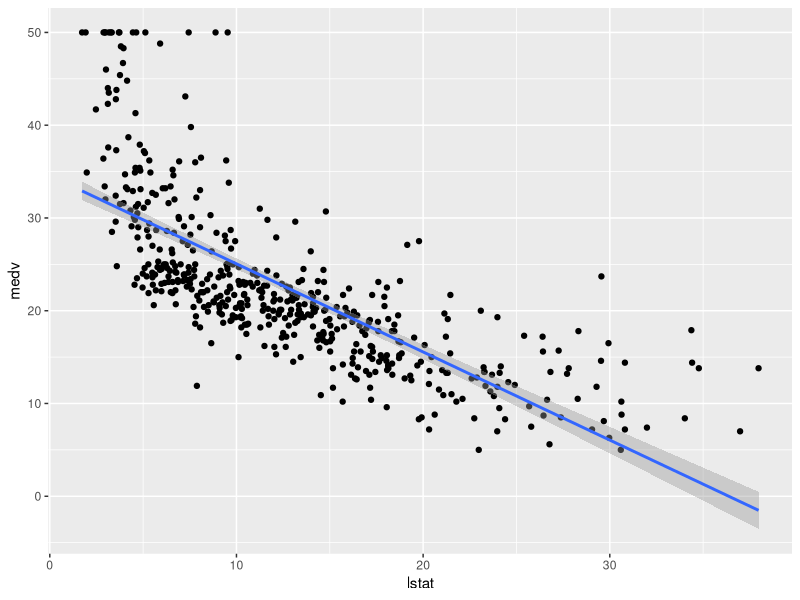
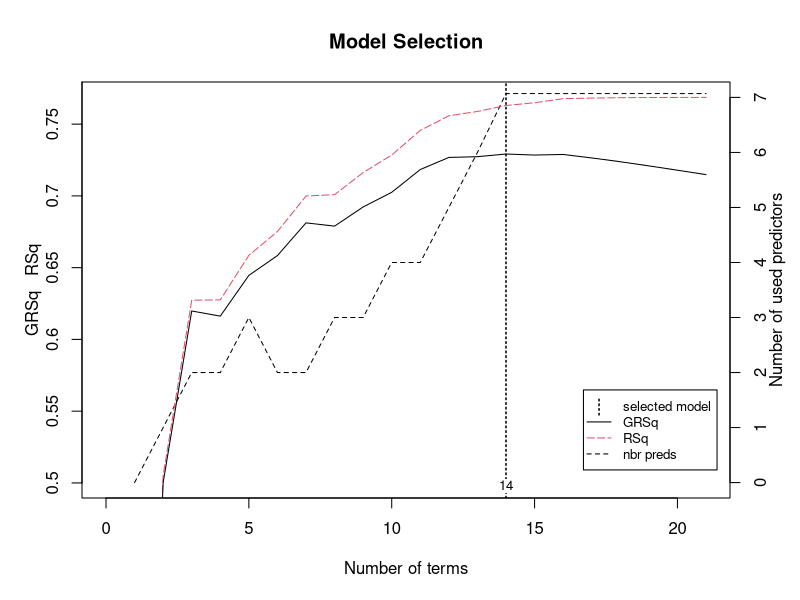

These charts were generated, in order, by the following R code: (Note: this script raises an error after producing the figures.)
## ---- chunk 1
library(earth)
library(caret)
library(tidyverse)
library(MASS)
library(ggpubr)
## ---- chunk 2
set.seed(2012)

Boston %>% 
  ggplot(aes(lstat, medv)) +
  geom_point() +
  geom_smooth(method = "lm")

# create a train and test data set
train_indicies <- sample(1:nrow(Boston), size = floor(0.8 * nrow(Boston)),
                         replace = FALSE)
boston_train <- Boston[train_indicies,]
boston_test <- Boston[-train_indicies,]
## ---- chunk 3
# model for crime rate using MARS
mars1_boston <- earth(
  crim ~ .,
  data = boston_train
)
# model 2 with degree 
mars2_boston <- earth(
  crim ~ .,
  data = boston_train,
  degree = 2
)

print(mars1_boston)
plot(mars1_boston, which = 1)

# create a tuning grid
hyper_grid <- expand.grid(
  degree = 1:3,
  nprune = seq(2, 100, length.out = 10) %>% floor()
)
head(hyper_grid)
## ---- chunk 4
# fit a linear regression model on the boston data
model_1_linear <- lm(crim ~ black, data = boston_test)
summary(model_1_linear)

# multiple regression
model_2_linear <- lm(crim ~ ., data = boston_train)
summary(model_2_linear)

# in-sample MSE (Mean Square Error)
(In_sample_RMSE <- sigma(model_2_linear))

# resudual analysis - assess the quality of the regression model by analyzing the residuals (the diff btn the observed and the predicted values)
# they help determine the assumptions of the regression model are met and identify the problems with the model fit
residual_diagnostics <- model_2_linear %>% 
  broom::augment() %>% 
  mutate(row_num = 1:n())
head(residual_diagnostics)

# visualize and see
P1 <- ggplot(data = residual_diagnostics) +
  geom_point(aes(y = .std.resid, x = lstat)) +
  geom_smooth(aes(y = .std.resid ,x = lstat), method = "loess", se = FALSE) + 
  geom_hline(yintercept = c(-2,2)) + 
  theme_bw()
plot_1

# missspecified mean structure: rm
P2 <- ggplot(data = residual_diagnostics) +
  geom_point(aes(y = .std.resid, x = rm)) +
  geom_smooth(aes(y = .std.resid, x = rm), method = "loess", se = FALSE) + 
  geom_hline(yintercept = c(-2,2)) +
  theme_bw()

# 11 figures arranged in 1 rows and 2 columns
annotate_figure(ggarrange(P1, P2, ncol = 2, nrow = 1),
                top = text_grob("Misspecified Mean Structure"))
## ---- chunk 5
# let us now fit the mars into our boston data
boston_mars <- earth(
  medv ~ ., data = boston_train,
  degree = 1
)
summary(boston_mars)

# Rsq of the best model as per default parameters is 0.887. This indicates that there has been an improvement in comparison to the linear model.
# 
# Unlike the case of Linear Regression, p-values or confidence intervals are not provided in the summary of MARS for the coefficients.

## ---- chunk 6
# tuning the parameter
# Let us tune the parameter degree, to obtain its optimal values for modelling. For doing the same, I shall use the caret package. The parameter is optimized keeping Rsquared as the metric (the higher the better) using 5-fold Cross Validation repeated thrice.
getModelInfo("earth")$earth$parameter
# tune a MARS model
set.seed(103) 
boston_mars_tune <- train(
  x = subset(boston_train, select = -medv),
  y = boston_train$medv,
  method = "earth",
  metric = "Rsquared",
  trControl = trainControl(
    method = "repeatedcv",
    number = 5,
    repeats = 3
  ),
  tuneGrid = expand.grid(degree = 1:5, nprune = 100)
)
print(boston_mars_tune)

# Plot model tuning summary
ggplot(boston_mars_tune) + theme_light()

# The above plot indicates that degree 2 provides the highest Rsquared was obtained for degree equal to 2. Corresponding RMSE and MAE values are low as well.
